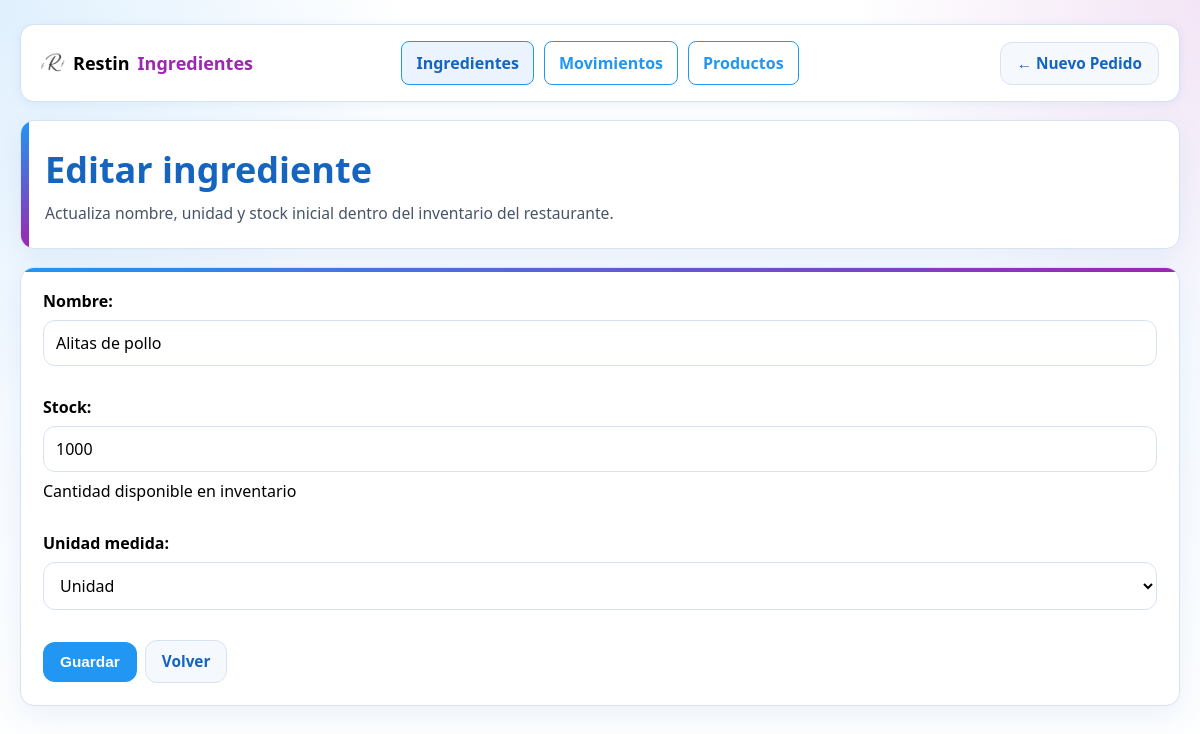
The page /products/ingredientes/36/update/ (signed in) on the database its author committed.
### products/models.py (models this page shows, shortened)
class Ingrediente(models.Model):
    UNIDAD_CHOICES = [
        ('unidad', 'Unidad'),
        ('gramo', 'Gramo'),
        ('kilogramo', 'Kilogramo'),
        ('mililitro', 'Mililitro'),
        ('litro', 'Litro'),
        ('porcion', 'Porción'),
    ]
    nombre = models.CharField(max_length=100, unique=True)
    stock = models.PositiveIntegerField(default=0, help_text="Cantidad disponible en inventario")
    unidad_medida = models.CharField(max_length=20, choices=UNIDAD_CHOICES, default='unidad')

### products/views.py (the view)
# urls.py: path('ingredientes/<int:pk>/update/', IngredienteUpdateView.as_view(), name='ingrediente_update'),
@method_decorator(login_required, name='dispatch')
@method_decorator(user_passes_test(is_admin), name='dispatch')
class IngredienteUpdateView(UpdateView):
    model = Ingrediente
    form_class = IngredienteForm
    template_name = 'products/ingrediente_form.html'
    success_url = reverse_lazy('ingrediente_list')

### products/forms.py
class IngredienteForm(forms.ModelForm):
    class Meta:
        model = Ingrediente
        fields = ['nombre', 'stock', 'unidad_medida']

### products/views.py (called while the page is built)
def is_admin(user):
    return user.is_staff

### products/templates/products/ingrediente_form.html (shortened to what this page needs)
{% load static %}
<!DOCTYPE html>
<html>
<head>
    <link rel="stylesheet" href="{% static 'ventas/restin-theme.css' %}?v=20260513">
</head>
<body>
    <div class="page-shell">
        <div class="page-container">
            <nav class="top-nav">
                <div class="brand"><img class="brand-logo" src="{% static 'ventas/restin2.jpeg' %}?v=20260513" alt="Logo"> Restin <span>Ingredientes</span></div>
                <div class="nav-links">
                    <a class="nav-link is-active" href="{% url 'ingrediente_list' %}">Ingredientes</a>
                    <a class="nav-link" href="{% url 'movimiento_list' %}">Movimientos</a>
                    <a class="nav-link" href="{% url 'producto_list' %}">Productos</a>
                </div>
                <div class="nav-end">
                    <a href="{% url 'pedido_create' %}" class="btn btn-ghost">&larr; Nuevo Pedido</a>
                </div>
            </nav>
            <header class="page-header">
                <h1 class="page-title">{% if form.instance.pk %}Editar ingrediente{% else %}Agregar ingrediente{% endif %}</h1>
                <p class="page-subtitle">Actualiza nombre, unidad y stock inicial dentro del inventario del restaurante.</p>
            </header>
            <section class="page-card">
                <form method="post" class="stack">
                    {{ form.as_p }}
                    <div class="actions-row">
                        <button type="submit" class="btn btn-primary">Guardar</button>
                        <a href="{% url 'ingrediente_list' %}" class="btn btn-ghost">Volver</a>
                    </div>
                </form>
            </section>
        </div>
    </div>
</body>
</html>

### ventas/static/ventas/restin-theme.css (style rules this page uses)
:root { --color-white: #ffffff; --color-green: #4caf50; --color-blue: #2196f3; --color-dark-blue: #1565c0; --color-purple: #9c27b0; --color-black: #000000; --color-bg-soft: #f4f8fc; --color-border: #d7e3f1; --color-text-soft: #475569; --color-success-soft: #e8f5e9; --color-info-soft: #e8f1fd; --color-highlight-soft: #f4e6f8; --color-danger-soft: #fdecec; --color-danger: #c62828; --color-nav-overlay: rgba(255, 255, 255, 0.14); --color-header-wash: linear-gradient(135deg, rgba(33, 150, 243, 0.14) 0%, rgba(156, 39, 176, 0.14) 100%); --shadow-sm: 0 10px 30px rgba(21, 101, 192, 0.08); --shadow-md: 0 16px 40px rgba(21, 101, 192, 0.12); --radius-md: 14px; --radius-sm: 10px; }
* { box-sizing: border-box; }
html { background: var(--color-white); }
body { margin: 0; font-family: "Segoe UI", Tahoma, Geneva, Verdana, sans-serif; background: radial-gradient(circle at top left, rgba(33, 150, 243, 0.14), transparent 28%), radial-gradient(circle at top right, rgba(156, 39, 176, 0.12), transparent 24%), linear-gradient(180deg, #ffffff 0%, #f6faff 46%, #ffffff 100%); color: var(--color-black); min-height: 100vh; }
a { color: var(--color-blue); text-decoration: none; }
.page-shell { padding: 24px 16px 40px; }
.page-container { width: min(1160px, 100%); margin: 0 auto; }
.page-header, .page-card, .top-nav, .empty-state, .summary-card { background: var(--color-white); border: 1px solid var(--color-border); border-radius: var(--radius-md); box-shadow: var(--shadow-sm); }
.page-header { padding: 24px; margin-bottom: 18px; background: var(--color-white); position: relative; overflow: hidden; }
.page-header::after { content: ""; position: absolute; inset: 0 auto 0 0; width: 8px; background: linear-gradient(180deg, var(--color-blue), var(--color-purple)); }
.page-title { margin: 0; font-size: clamp(1.8rem, 3vw, 2.3rem); color: var(--color-dark-blue); position: relative; z-index: 1; }
.page-subtitle { margin: 8px 0 0; color: var(--color-text-soft); font-size: 0.98rem; position: relative; z-index: 1; }
.top-nav { display: grid; grid-template-columns: 1fr auto 1fr; align-items: center; gap: 14px; padding: 16px 20px; margin-bottom: 18px; background: var(--color-white); border-color: var(--color-border); box-shadow: 0 2px 10px rgba(21, 101, 192, 0.08); }
.brand { display: inline-flex; align-items: center; gap: 8px; font-size: 18px; font-weight: 800; color: var(--color-black); }
.brand-logo { width: 24px; height: 24px; object-fit: cover; border-radius: 6px; }
.brand span { color: var(--color-purple); }
.nav-links { display: flex; gap: 10px; flex-wrap: wrap; justify-content: center; }
.top-nav .nav-end { display: flex; justify-content: flex-end; align-items: center; gap: 8px; }
.nav-link { padding: 10px 14px; border-radius: 8px; background: var(--color-white); color: var(--color-blue); font-weight: 700; border: 1px solid var(--color-blue); }
.nav-link.is-active, .nav-link:hover { background: #eaf3ff; color: var(--color-dark-blue); }
.btn, button, input[type="submit"] { display: inline-flex; align-items: center; justify-content: center; gap: 8px; border: 1px solid transparent; border-radius: 12px; padding: 10px 16px; font-size: 0.96rem; font-weight: 700; cursor: pointer; transition: transform 0.18s ease, box-shadow 0.18s ease, background 0.18s ease, color 0.18s ease, border-color 0.18s ease; }
.btn-primary, button, input[type="submit"] { background: var(--color-blue); color: var(--color-white); }
.btn-ghost { background: rgba(21, 101, 192, 0.04); color: var(--color-dark-blue); border-color: var(--color-border); }
.page-card { padding: 22px; position: relative; overflow: hidden; }
.page-card::before { content: ""; position: absolute; inset: 0 0 auto 0; height: 4px; background: linear-gradient(90deg, var(--color-blue), var(--color-purple)); }
form p, .form-grid { display: grid; gap: 8px; margin: 0 0 14px; }
label { font-weight: 700; color: var(--color-black); }
input[type="text"], input[type="password"], input[type="number"], input[type="date"], input[type="email"], select, textarea { width: 100%; padding: 11px 12px; border-radius: 12px; border: 1px solid var(--color-border); background: var(--color-white); color: var(--color-black); font: inherit; box-shadow: inset 0 1px 2px rgba(15, 23, 42, 0.02); }
.actions-row, .inline-actions { display: flex; gap: 8px; align-items: center; flex-wrap: wrap; }
.stack { display: grid; gap: 16px; }

### rows shown on the page
Ingrediente: nombre "Alitas de pollo", stock "1000", unidad_medida "Unidad"
